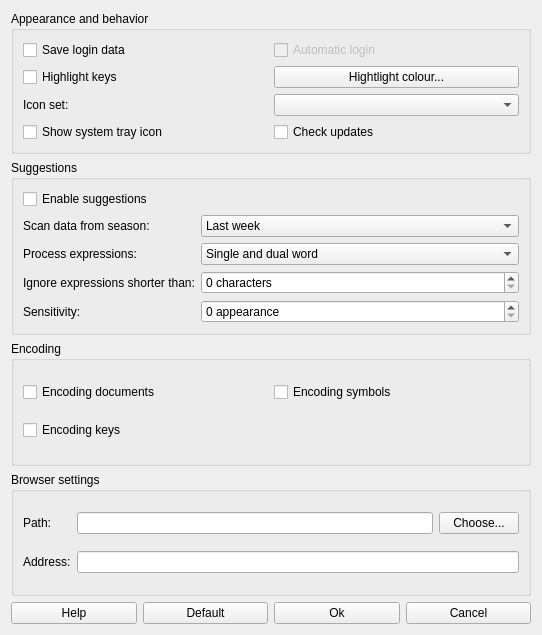
<?xml version="1.0" encoding="UTF-8"?>
<ui version="4.0">
 <class>settingsDialog</class>
 <widget class="QWidget" name="settingsDialog">
  <property name="geometry">
   <rect>
    <x>0</x>
    <y>0</y>
    <width>542</width>
    <height>635</height>
   </rect>
  </property>
  <property name="windowTitle">
   <string>My Dream Diary - Settings</string>
  </property>
  <layout class="QGridLayout" name="gridLayout_3">
   <item row="0" column="0" colspan="4">
    <widget class="QGroupBox" name="groupBox">
     <property name="title">
      <string>Appearance and behavior</string>
     </property>
     <property name="flat">
      <bool>false</bool>
     </property>
     <property name="checkable">
      <bool>false</bool>
     </property>
     <layout class="QGridLayout" name="gridLayout">
      <item row="0" column="0">
       <widget class="QCheckBox" name="checkBox_4">
        <property name="whatsThis">
         <string>Saving username and login. Using this option is inadvisable when the program is used by more than one person.</string>
        </property>
        <property name="text">
         <string>Save login data</string>
        </property>
       </widget>
      </item>
      <item row="2" column="0">
       <widget class="QCheckBox" name="checkBox">
        <property name="whatsThis">
         <string>Keys can be highlighted with a selected colour. To the colour click the &quot;highlight colour...&quot;.</string>
        </property>
        <property name="text">
         <string>Highlight keys</string>
        </property>
        <property name="checked">
         <bool>false</bool>
        </property>
       </widget>
      </item>
      <item row="2" column="1">
       <widget class="QPushButton" name="pushButton">
        <property name="whatsThis">
         <string>Keys can be highlighted with a selected colour. To the colour click the &quot;highlight colour...&quot;.</string>
        </property>
        <property name="text">
         <string>Hightlight colour...</string>
        </property>
       </widget>
      </item>
      <item row="3" column="0">
       <widget class="QLabel" name="label_3">
        <property name="whatsThis">
         <string>Select one of the icon sets occuring in the 'themes' catalog. You can also add your own sets. Details in the manual file.</string>
        </property>
        <property name="text">
         <string>Icon set:</string>
        </property>
       </widget>
      </item>
      <item row="3" column="1">
       <widget class="QComboBox" name="comboBox">
        <property name="whatsThis">
         <string>Select one of the icon sets occuring in the 'themes' catalog. You can also add your own sets. Details in the manual file.</string>
        </property>
       </widget>
      </item>
      <item row="4" column="0">
       <widget class="QCheckBox" name="checkBox_7">
        <property name="whatsThis">
         <string>Tray icon allows to display information about suggestions. You can not disable this option when the suggestion system is on.</string>
        </property>
        <property name="text">
         <string>Show system tray icon</string>
        </property>
        <property name="checked">
         <bool>false</bool>
        </property>
       </widget>
      </item>
      <item row="0" column="1">
       <widget class="QCheckBox" name="checkBox_5">
        <property name="enabled">
         <bool>false</bool>
        </property>
        <property name="whatsThis">
         <string>If you have decided to save your login data you can skip this process and use automatic login.</string>
        </property>
        <property name="text">
         <string>Automatic login</string>
        </property>
       </widget>
      </item>
      <item row="4" column="1">
       <widget class="QCheckBox" name="checkBox_9">
        <property name="whatsThis">
         <string>When this option is marked the program will check it's version number every time you launch it. If your program is not signified with the newest numeration you will be informed about the possibility of actualizing it. Internet connection is required.</string>
        </property>
        <property name="text">
         <string>Check updates</string>
        </property>
       </widget>
      </item>
     </layout>
    </widget>
   </item>
   <item row="1" column="0" colspan="4">
    <widget class="QGroupBox" name="groupBox_3">
     <property name="title">
      <string>Suggestions</string>
     </property>
     <layout class="QGridLayout" name="gridLayout_2">
      <item row="0" column="0">
       <widget class="QCheckBox" name="checkBox_8">
        <property name="whatsThis">
         <string>It acttivates gear that finds expressions, occuring multiple times, to create a key. Details in the manual file.</string>
        </property>
        <property name="text">
         <string>Enable suggestions</string>
        </property>
       </widget>
      </item>
      <item row="1" column="0">
       <widget class="QLabel" name="label_2">
        <property name="whatsThis">
         <string>Defines the field of the researched material. Details in the manual file.</string>
        </property>
        <property name="text">
         <string>Scan data from season:</string>
        </property>
       </widget>
      </item>
      <item row="1" column="1" colspan="2">
       <widget class="QComboBox" name="comboBox_2">
        <property name="whatsThis">
         <string>Defines the field of the researched material. Details in the manual file.</string>
        </property>
        <item>
         <property name="text">
          <string>Last week</string>
         </property>
        </item>
        <item>
         <property name="text">
          <string>Last month</string>
         </property>
        </item>
        <item>
         <property name="text">
          <string>All documents</string>
         </property>
        </item>
       </widget>
      </item>
      <item row="3" column="0">
       <widget class="QLabel" name="label">
        <property name="whatsThis">
         <string>Names the minimal length of the processed expressions.  Details in the manual file.</string>
        </property>
        <property name="text">
         <string>Ignore expressions shorter than:</string>
        </property>
       </widget>
      </item>
      <item row="3" column="1" colspan="2">
       <widget class="QSpinBox" name="spinBox">
        <property name="whatsThis">
         <string>Names the minimal length of the processed expressions.  Details in the manual file.</string>
        </property>
        <property name="suffix">
         <string> characters</string>
        </property>
       </widget>
      </item>
      <item row="5" column="0">
       <widget class="QLabel" name="label_4">
        <property name="maximumSize">
         <size>
          <width>120</width>
          <height>16777215</height>
         </size>
        </property>
        <property name="whatsThis">
         <string>Defines the number of documetns containing the wanted expression. Details in the manual file.</string>
        </property>
        <property name="text">
         <string>Sensitivity:</string>
        </property>
       </widget>
      </item>
      <item row="5" column="1" colspan="2">
       <widget class="QSpinBox" name="spinBox_2">
        <property name="whatsThis">
         <string>Defines the number of documetns containing the wanted expression. Details in the manual file.</string>
        </property>
        <property name="suffix">
         <string> appearance</string>
        </property>
       </widget>
      </item>
      <item row="2" column="1" colspan="2">
       <widget class="QComboBox" name="comboBox_3">
        <property name="whatsThis">
         <string>Defines the type of the wanted expressions. Details in the manual file.</string>
        </property>
        <item>
         <property name="text">
          <string>Single and dual word</string>
         </property>
        </item>
        <item>
         <property name="text">
          <string>Single word</string>
         </property>
        </item>
        <item>
         <property name="text">
          <string>Dual word</string>
         </property>
        </item>
       </widget>
      </item>
      <item row="2" column="0">
       <widget class="QLabel" name="label_7">
        <property name="whatsThis">
         <string>Defines the type of the wanted expressions. Details in the manual file.</string>
        </property>
        <property name="text">
         <string>Process expressions:</string>
        </property>
       </widget>
      </item>
     </layout>
    </widget>
   </item>
   <item row="2" column="0" colspan="4">
    <widget class="QGroupBox" name="groupBox_2">
     <property name="whatsThis">
      <string>Names the types of documents which will be encoded before the saving. Details in the manual file.</string>
     </property>
     <property name="title">
      <string>Encoding</string>
     </property>
     <layout class="QGridLayout">
      <item row="0" column="0">
       <widget class="QCheckBox" name="checkBox_2">
        <property name="whatsThis">
         <string>Names the types of documents which will be encoded before the saving. Details in the manual file.</string>
        </property>
        <property name="text">
         <string>Encoding documents</string>
        </property>
       </widget>
      </item>
      <item row="1" column="0">
       <widget class="QCheckBox" name="checkBox_6">
        <property name="whatsThis">
         <string>Names the types of documents which will be encoded before the saving. Details in the manual file.</string>
        </property>
        <property name="text">
         <string>Encoding keys</string>
        </property>
       </widget>
      </item>
      <item row="0" column="1">
       <widget class="QCheckBox" name="checkBox_3">
        <property name="whatsThis">
         <string>Names the types of documents which will be encoded before the saving. Details in the manual file.</string>
        </property>
        <property name="text">
         <string>Encoding symbols</string>
        </property>
       </widget>
      </item>
     </layout>
    </widget>
   </item>
   <item row="3" column="0" colspan="4">
    <widget class="QGroupBox" name="groupBox_4">
     <property name="title">
      <string>Browser settings</string>
     </property>
     <layout class="QGridLayout">
      <item row="0" column="0">
       <widget class="QLabel" name="label_5">
        <property name="whatsThis">
         <string>The localization of the browser on your hard disk drive. If you posses several browsers the program will automatically select Mozilla Firefox.</string>
        </property>
        <property name="text">
         <string>Path:</string>
        </property>
       </widget>
      </item>
      <item row="0" column="1">
       <widget class="QLineEdit" name="browserEdit">
        <property name="whatsThis">
         <string>The localization of the browser on your hard disk drive. If you posses several browsers the program will automatically select Mozilla Firefox.</string>
        </property>
       </widget>
      </item>
      <item row="0" column="2">
       <widget class="QPushButton" name="toolButton">
        <property name="whatsThis">
         <string>The localization of the browser on your hard disk drive. If you posses several browsers the program will automatically select Mozilla Firefox.</string>
        </property>
        <property name="text">
         <string>Choose...</string>
        </property>
       </widget>
      </item>
      <item row="1" column="0">
       <widget class="QLabel" name="label_6">
        <property name="whatsThis">
         <string>Internet adress of the dream-book verifying the meaning of a selected expression. The website you use must allow you to send it through the adress. The link must contain the #exp# tag, which will be replaced by your expression. The automatically selected adress is &quot;http://www.sennik.biz/?s=#exp#&quot;. More information in the manual file.</string>
        </property>
        <property name="text">
         <string>Address:</string>
        </property>
       </widget>
      </item>
      <item row="1" column="1" colspan="2">
       <widget class="QLineEdit" name="addressEdit">
        <property name="whatsThis">
         <string>Internet adress of the dream-book verifying the meaning of a selected expression. The website you use must allow you to send it through the adress. The link must contain the #exp# tag, which will be replaced by your expression. The automatically selected adress is &quot;http://www.sennik.biz/?s=#exp#&quot;. More information in the manual file.</string>
        </property>
       </widget>
      </item>
     </layout>
    </widget>
   </item>
   <item row="4" column="0">
    <widget class="QPushButton" name="pushButton_3">
     <property name="text">
      <string>Help</string>
     </property>
    </widget>
   </item>
   <item row="4" column="1">
    <widget class="QPushButton" name="pushButton_2">
     <property name="whatsThis">
      <string>Restores defult settings.</string>
     </property>
     <property name="text">
      <string>Default</string>
     </property>
    </widget>
   </item>
   <item row="4" column="2">
    <widget class="QPushButton" name="okButton">
     <property name="whatsThis">
      <string>Approves settings.</string>
     </property>
     <property name="text">
      <string>Ok</string>
     </property>
    </widget>
   </item>
   <item row="4" column="3">
    <widget class="QPushButton" name="cancelButton">
     <property name="whatsThis">
      <string>Closes the 'settings' window without saving any changes.</string>
     </property>
     <property name="text">
      <string>Cancel</string>
     </property>
    </widget>
   </item>
  </layout>
 </widget>
 <resources/>
 <connections/>
</ui>
